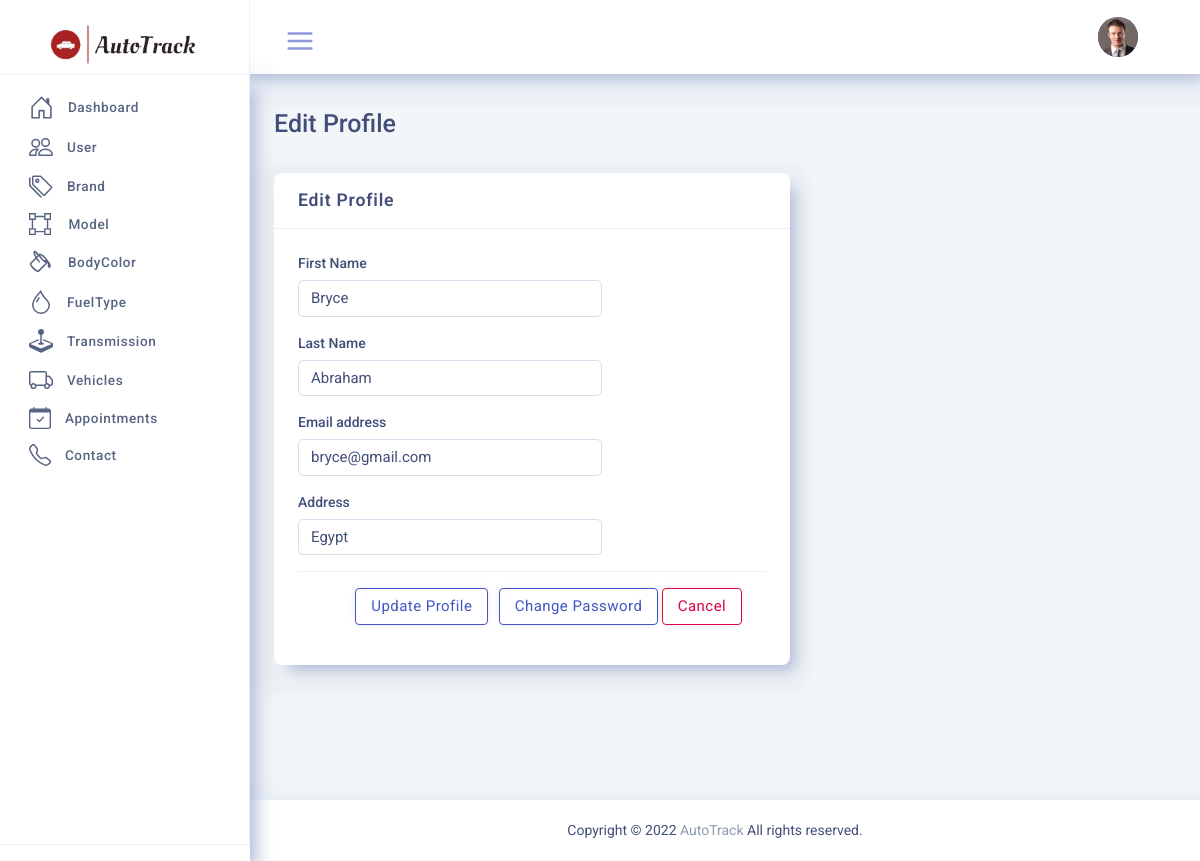
Page /admin/admindashboard/Dash/DASHTIC-LTR/pages/editprofile.php (signed in) on the earlier database version.
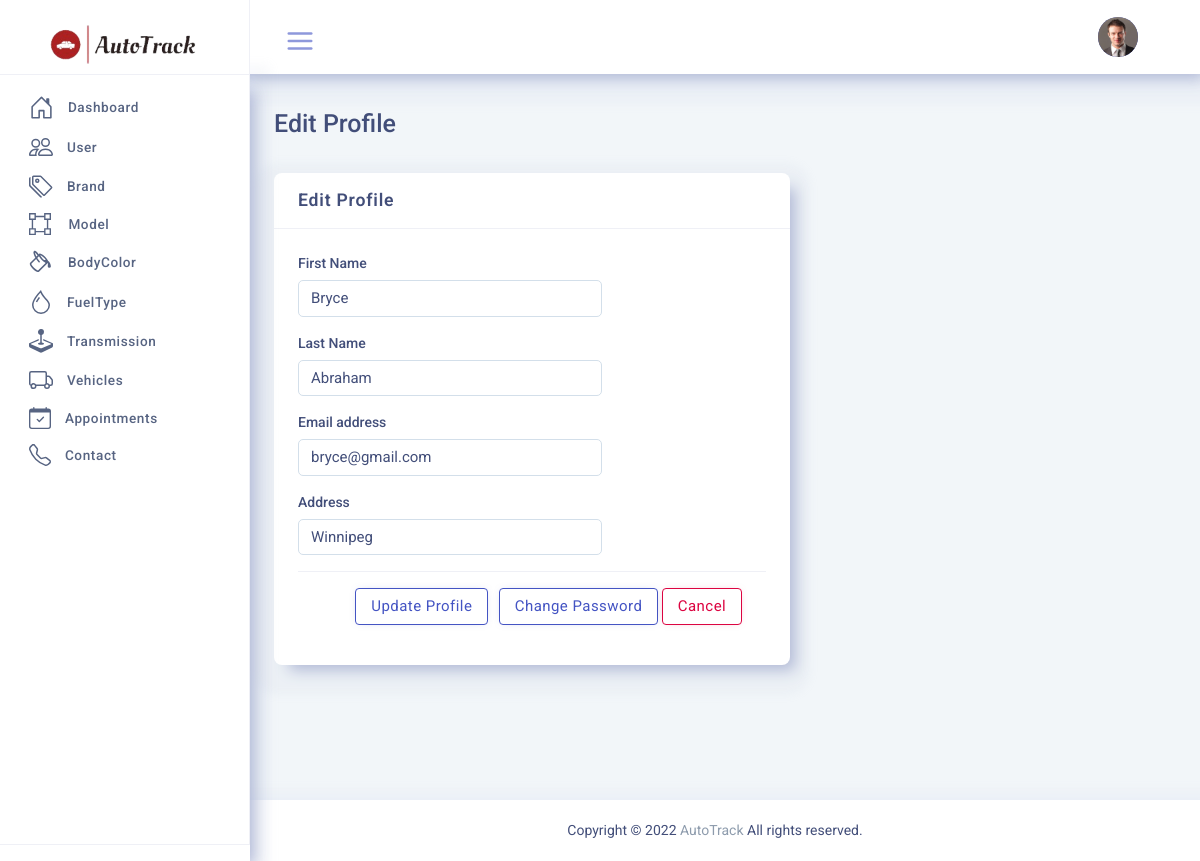
Same page on the later database version.
### tables this page shows
CREATE TABLE `user` (
  `user_id` bigint(20) UNSIGNED NOT NULL,
  `user_role_id` int(10) UNSIGNED NOT NULL,
  `first_name` varchar(30) NOT NULL,
  `last_name` varchar(30) NOT NULL,
  `email` varchar(60) NOT NULL,
  `username` varchar(30) NOT NULL,
  `password` varchar(256) NOT NULL,
  `address` text NOT NULL,
  `user_image` varchar(100) DEFAULT NULL
);

### admin/admindashboard/Dash/DASHTIC-LTR/pages/editprofile.php (the view, shortened to what this page needs)
<?php include('header.php');?>
<div class="page">
	<div class="page-main">
		<?php include('sidebar.php');?>
		<div class="app-content main-content">
			<div class="side-app">
				<?php include('pageheader.php');?>
						<div class="page-header">
							<div class="page-leftheader">
								<h4 class="page-title">Edit Profile</h4>
							</div>
						</div>
						<div class="row">
							<div class="col-xl-8 col-lg-7">
								<div class="card">
									<div class="card-header">
										<div class="card-title">Edit Profile</div>
									</div><?php ?>
									<form action="" method = "post">
										<div class="card-body">
											<div class="row">
												<div class="col-sm-8 col-md-8">
													<div class="form-group">
														<label class="form-label">First Name</label>
														<input type="text" class="form-control" value = "<?php echo $row['first_name'];?>" name="firstname">
													</div>
												</div>
												<div class="col-sm-8 col-md-8">
													<div class="form-group">
														<label class="form-label">Last Name</label>
														<input type="text" class="form-control" value = "<?php echo $row['last_name'];?>" name="lastname">
													</div>
												</div>
												<div class="col-sm-8 col-md-8">
													<div class="form-group">
													<label class="form-label">Email address</label>
													<input type="email" class="form-control" value = "<?php echo $row['email'];?>" name="email" id = "email">
												</div>
											</div>
											<div class="col-md-8">
												<div class="form-group">
													<label class="form-label">Address</label>
													<input type="textarea" class="form-control" value = "<?php echo $row['address'];?>" name="address">
												</div>
											</div>
										</form>
											</div>
											<div class="card-footer text-right">
										<button class="btn btn-outline-primary" type="submit"  name="submit">Update Profile</button>&nbsp;&nbsp;
										<a href="javascript:void(0)" class = "btn btn-outline-primary" id="btn_changepassword" >Change Password</a>
										<a href="profile.php" class = "btn btn-outline-danger"  >Cancel</a>
									</div>
									</div>
									</div>
								</div>
							</div>
						</div>
						</div>
			<?php include('footer.php') ?>
			</body>
</html>

### admin/admindashboard/Dash/DASHTIC-LTR/pages/pageheader.php (shortened to what this page needs)
<?php include '_dbconnect.php';?>
<?php
if (isset($_SESSION['username'])) {
	$username =$_SESSION['username'];
	$query = " SELECT * FROM USER WHERE username = '$username' OR email = '$username' AND (user_role_id=1 OR user_role_id=2) ";
	$result = mysqli_query($conn,$query);
	$row = mysqli_fetch_assoc($result);
}
else{
	?>
	<script>window.location= 'login.php';</script>
	<?php
}
?>
				<div class="app-header header top-header">
					<div class="container-fluid">
						<div class="d-flex">
							<div class="dropdown side-nav">
								<div class="app-sidebar__toggle" data-toggle="sidebar">
									<a class="open-toggle" href="">
									</a>
								</div>
							</div>
							<div class="d-flex order-lg-2 ml-auto">
				<div class="dropdown profile-dropdown">
									<a href="profile.php" class="nav-link pr-0 leading-none"  >
										<span>
											<img src="../public/assets/images/users/<?php echo $row['user_image'];?>" alt="img" class="avatar avatar-md brround">
										</span>
									</a>
								</div>
						</div>
					</div>
				</div>
</div>

Differences in the rows shown:
changed user "Bryce": address "Egypt" → "Winnipeg"
